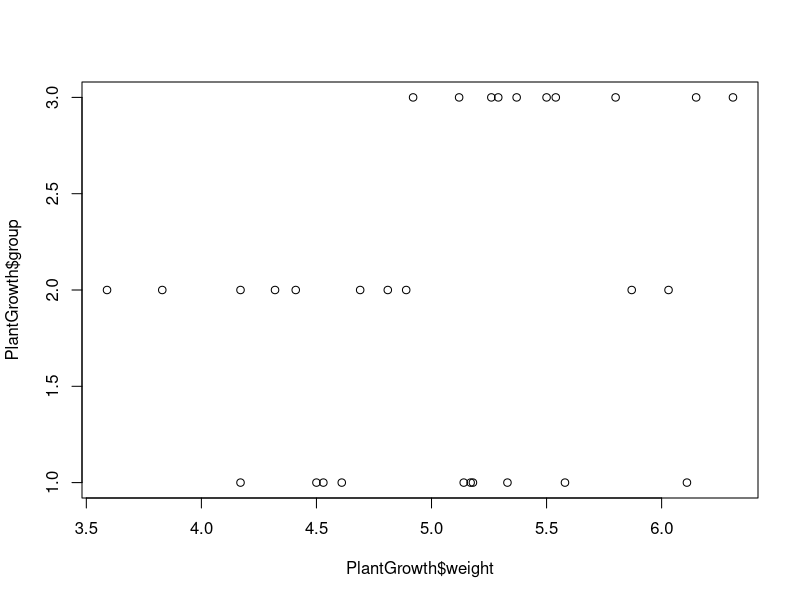
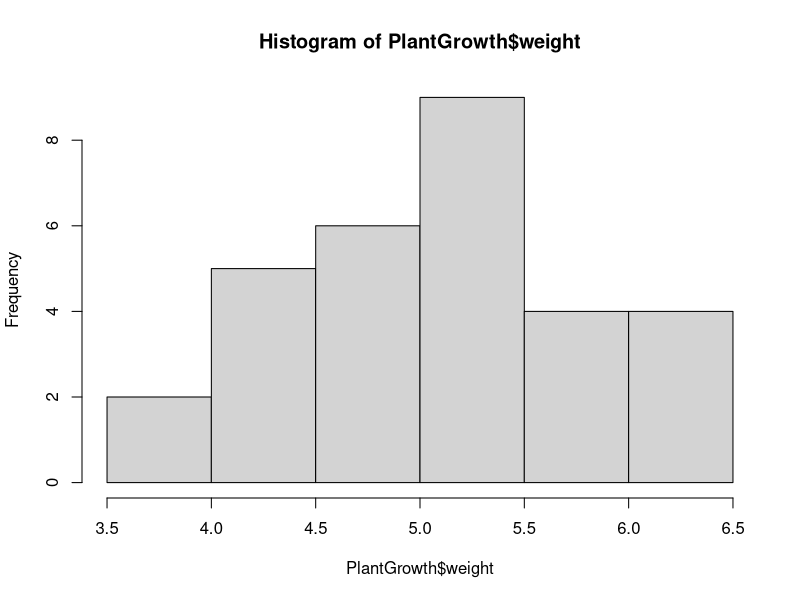
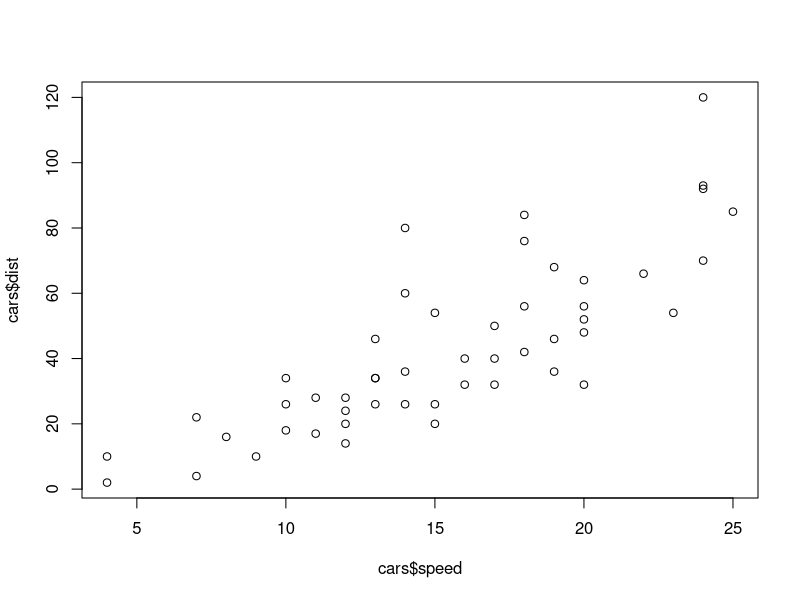

Write R code to recreate these figures, in order.
#Default Dataset
PlantGrowth <- PlantGrowth

#Basic Scatter Plot
plot(PlantGrowth$weight, PlantGrowth$group)

#hist - Create histograms
hist(PlantGrowth$weight)

class(PlantGrowth$group)
summary(PlantGrowth$group)

#Create subsets of individual PlantGrowth$group
PlantGrowth_Ctrl <- subset(PlantGrowth$weight, PlantGrowth$group == "ctrl")
PlantGrowth_trt1 <- subset(PlantGrowth$weight, PlantGrowth$group == "trt1")
PlantGrowth_trt2 <- subset(PlantGrowth$weight, PlantGrowth$group == "trt2")

#Get Mean of a vector
mean(PlantGrowth_Ctrl)
mean(PlantGrowth_trt1)

#Perform One Sampe T-Test
t.test(PlantGrowth_Ctrl, mu = 5)

#Perform Two Sampe T-Test
t.test(PlantGrowth_Ctrl, PlantGrowth_trt2)
t.test(PlantGrowth_trt1, PlantGrowth_trt2)

######################  Cars DataSet  #####################
cars <- cars
View(cars)
plot(cars$speed, cars$dist)

linear_reg <- lm(data = cars, dist ~ speed)
View(linear_reg)
summary(linear_reg)
